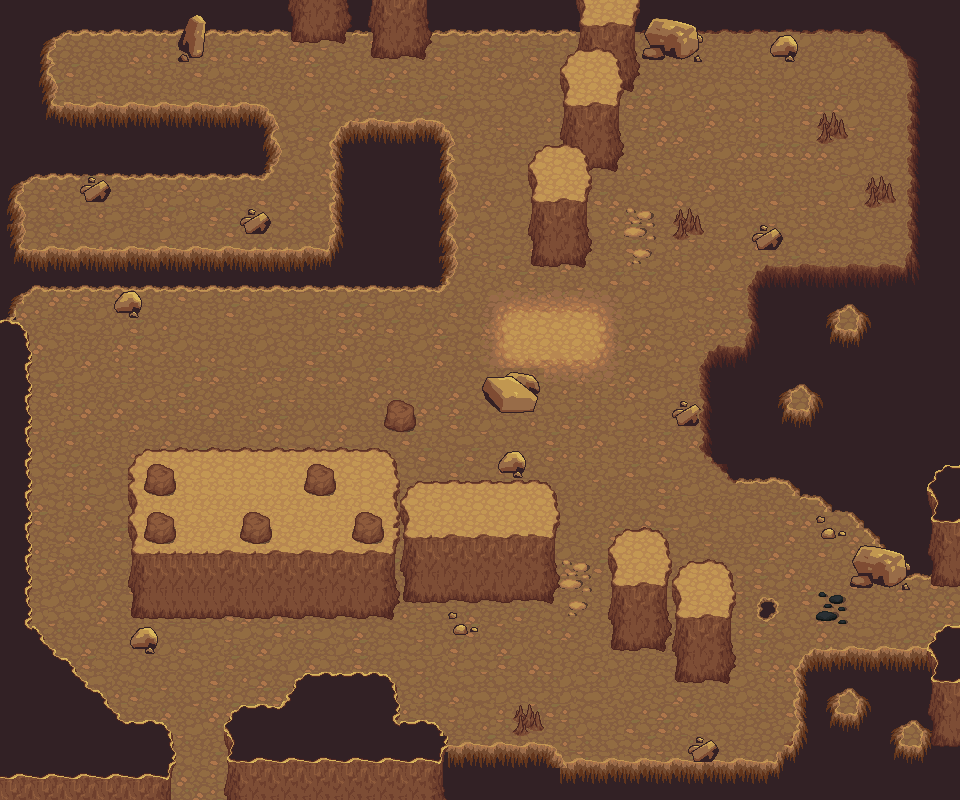

This game map was drawn from its Tiled (.tmx) file and the tilesets committed beside it. A one-line description and the trimmed map source follow:
An orthogonal 60x50 tile map with 16x16 px tiles, 3 tile layers (ground, top1, top2), 5 tilesets and 37 objects.

<map version="1.0" orientation="orthogonal" renderorder="right-down" width="60" height="50" tilewidth="16" tileheight="16" nextobjectid="248">
 <tileset firstgid="1" name="start" tilewidth="16" tileheight="16" tilecount="1024" columns="32">
  <image source="tilesets/trees_plants_rocks.png" width="512" height="512" />
 </tileset>
 <tileset firstgid="1025" name="terrain_atlas" tilewidth="16" tileheight="16" tilecount="4096" columns="64">
  <image source="tilesets/terrain_atlas.png" width="1024" height="1024" />
 </tileset>
 <tileset firstgid="5121" name="base_out_atlas" tilewidth="16" tileheight="16" tilecount="4096" columns="64">
  <image source="tilesets/base_out_atlas.png" width="1024" height="1024" />
 </tileset>
 <tileset firstgid="9217" name="plant repack" tilewidth="16" tileheight="16" tilecount="676" columns="26">
  <image source="tilesets/plant repack.png" width="416" height="416" />
 </tileset>
 <tileset firstgid="9893" name="town" tilewidth="16" tileheight="16" tilecount="1024" columns="32">
  <image source="tilesets/town.png" width="512" height="512" />
 </tileset>
 <layer name="ground" width="60" height="50">
  <data>[3000 cells, 3000 non-empty, 45 distinct tile ids]</data>
 </layer>
 <layer name="top1" width="60" height="50">
  <data>[3000 cells, 1254 non-empty, 267 distinct tile ids]</data>
 </layer>
 <layer name="top2" width="60" height="50">
  <data>[3000 cells, 227 non-empty, 107 distinct tile ids]</data>
 </layer>
 <objectgroup name="barrieren">
  <object id="206" x="176" y="800">
   <polyline points="0,0 0,-64 -16,-80 -48,-80 -144,-176 -144,-512 256,-512 272,-528 272,-656 256,-672 176,-672 160,-656 160,-560 144,-544 -144,-544 -160,-560 -160,-608 -144,-624 80,-624 96,-640 96,-672 80,-688 -128,-688 -128,-752 -112,-768 0,-768 16,-736 32,-768 112,-768 128,-752 192,-752 224,-736 256,-752 256,-768 400,-768 384,-736 384,-656 352,-640 352,-544 368,-528 400,-528 416,-544 416,-624 448,-640" />
  </object>
  <object id="207" x="624" y="160">
   <polyline points="0,0 0,-64 16,-96 64,-96 80,-128 256,-128 288,-96 288,96 272,112 144,112 128,128 128,176 112,192 96,192 80,208 80,288 112,320 160,320 176,336 192,336 208,352 224,352 288,416 336,416" />
  </object>
  <object id="211" x="224" y="800">
   <polyline points="0,0 0,-80 16,-96 48,-96 80,-128 160,-128 176,-112 176,-80 208,-80 240,-48 320,-48 352,-32 544,-32 576,-64 576,-128 592,-144 736,-144" />
  </object>
  <object id="214" x="128" y="464">
   <polyline points="0,0 16,-16 256,-16 288,16 416,16 432,32 432,128 416,144 272,144 256,160 16,160 0,144 0,0" />
  </object>
  <object id="215" x="608" y="544">
   <polyline points="0,0 16,-16 48,-16 64,0 64,16 112,16 128,32 128,128 112,144 80,144 64,128 64,112 0,96 0,0" />
  </object>
  <object id="217" x="688" y="736" width="32" height="32">
   <ellipse />
  </object>
  <object id="221" x="672" y="400" width="32" height="32">
   <ellipse />
  </object>
  <object id="222" x="752" y="224" width="32" height="32">
   <ellipse />
  </object>
  <object id="223" x="768" y="32" width="32" height="32">
   <ellipse />
  </object>
  <object id="224" x="496" y="448" width="32" height="32">
   <ellipse />
  </object>
  <object id="225" x="384" y="400" width="32" height="32">
   <ellipse />
  </object>
  <object id="226" x="240" y="208" width="32" height="32">
   <ellipse />
  </object>
  <object id="230" x="80" y="176" width="32" height="32">
   <ellipse />
  </object>
  <object id="231" x="112" y="288" width="32" height="32">
   <ellipse />
  </object>
  <object id="232" x="128" y="624" width="32" height="32">
   <ellipse />
  </object>
  <object id="247" x="480" y="368" width="64" height="48">
   <ellipse />
  </object>
 </objectgroup>
 <objectgroup name="schatztruhen">
  <object id="200" x="32" y="192" width="16" height="16">
   <properties>
    <property name="Inhalt" value="Nahrung2" />
    <property name="typ" value="2" />
   </properties>
  </object>
  <object id="201" x="613" y="403" width="16" height="16">
   <properties>
    <property name="Inhalt" value="Nahrung1" />
    <property name="typ" value="2" />
   </properties>
  </object>
  <object id="202" x="64" y="48" width="16" height="16">
   <properties>
    <property name="Inhalt" value="Nahrung1" />
    <property name="typ" value="2" />
   </properties>
  </object>
 </objectgroup>
 <objectgroup name="enemyHumanoid">
  <object id="170" x="80" y="352" width="16" height="16">
   <properties>
    <property name="typ" value="slime" />
   </properties>
  </object>
  <object id="203" x="224" y="528" width="16" height="16">
   <properties>
    <property name="typ" value="bat" />
   </properties>
  </object>
  <object id="233" x="528" y="496" width="16" height="16">
   <properties>
    <property name="typ" value="bat" />
   </properties>
  </object>
  <object id="234" x="720" y="576" width="16" height="16">
   <properties>
    <property name="typ" value="bat" />
   </properties>
  </object>
  <object id="235" x="544" y="160" width="16" height="16">
   <properties>
    <property name="typ" value="bat" />
   </properties>
  </object>
  <object id="236" x="176" y="112" width="16" height="16">
   <properties>
    <property name="typ" value="bat" />
   </properties>
  </object>
  <object id="237" x="576" y="720" width="16" height="16">
   <properties>
    <property name="typ" value="slime" />
   </properties>
  </object>
  <object id="238" x="592" y="672" width="16" height="16">
   <properties>
    <property name="typ" value="slime" />
   </properties>
  </object>
  <object id="239" x="608" y="304" width="16" height="16">
   <properties>
    <property name="typ" value="slime" />
   </properties>
  </object>
  <object id="240" x="496" y="320" width="16" height="16">
   <properties>
    <property name="typ" value="slime" />
   </properties>
  </object>
  <object id="241" x="560" y="368" width="16" height="16">
   <properties>
    <property name="typ" value="slime" />
   </properties>
  </object>
  <object id="242" x="736" y="80" width="16" height="16">
   <properties>
    <property name="typ" value="slime" />
   </properties>
  </object>
  <object id="243" x="848" y="176" width="16" height="16">
   <properties>
    <property name="typ" value="slime" />
   </properties>
  </object>
  <object id="244" x="224" y="48" width="16" height="16">
   <properties>
    <property name="typ" value="slime" />
   </properties>
  </object>
 </objectgroup>
 <objectgroup name="areaborder">
  <object id="196" x="960" y="576">
   <properties>
    <property name="ausgang" value="dungeon1AB" />
    <property name="nextMap" value="9008" />
   </properties>
   <polyline points="0,0 0,80" />
  </object>
  <object id="197" x="176" y="800">
   <properties>
    <property name="ausgang" value="dungeon1A" />
    <property name="nextMap" value="7" />
   </properties>
   <polyline points="0,0 48,0" />
  </object>
 </objectgroup>
 <objectgroup name="startpunkt">
  <object id="131" x="192" y="752" width="16" height="16">
   <properties>
    <property name="start" value="dungeon1A" />
   </properties>
  </object>
  <object id="143" x="928" y="608" width="16" height="16">
   <properties>
    <property name="start" value="dungeon1BA" />
   </properties>
  </object>
 </objectgroup>
</map>
